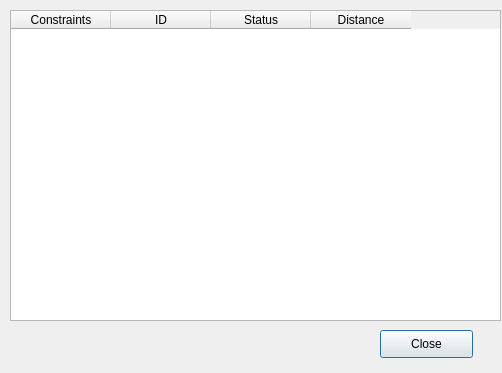
<?xml version="1.0" encoding="UTF-8"?>
<ui version="4.0">
 <class>dlgPipelineDialog</class>
 <widget class="QDialog" name="dlgPipelineDialog">
  <property name="geometry">
   <rect>
    <x>0</x>
    <y>0</y>
    <width>502</width>
    <height>373</height>
   </rect>
  </property>
  <property name="windowTitle">
   <string>Pipeline Planner</string>
  </property>
  <widget class="QTableWidget" name="tblImpacts">
   <property name="geometry">
    <rect>
     <x>10</x>
     <y>10</y>
     <width>491</width>
     <height>311</height>
    </rect>
   </property>
   <column>
    <property name="text">
     <string>Constraints</string>
    </property>
   </column>
   <column>
    <property name="text">
     <string>ID</string>
    </property>
   </column>
   <column>
    <property name="text">
     <string>Status</string>
    </property>
   </column>
   <column>
    <property name="text">
     <string>Distance</string>
    </property>
   </column>
  </widget>
  <widget class="QPushButton" name="btnPush">
   <property name="geometry">
    <rect>
     <x>380</x>
     <y>330</y>
     <width>93</width>
     <height>28</height>
    </rect>
   </property>
   <property name="text">
    <string>Close</string>
   </property>
  </widget>
 </widget>
 <resources/>
 <connections>
  <connection>
   <sender>btnPush</sender>
   <signal>pressed()</signal>
   <receiver>dlgPipelineDialog</receiver>
   <slot>reject()</slot>
   <hints>
    <hint type="sourcelabel">
     <x>426</x>
     <y>343</y>
    </hint>
    <hint type="destinationlabel">
     <x>250</x>
     <y>186</y>
    </hint>
   </hints>
  </connection>
 </connections>
</ui>
